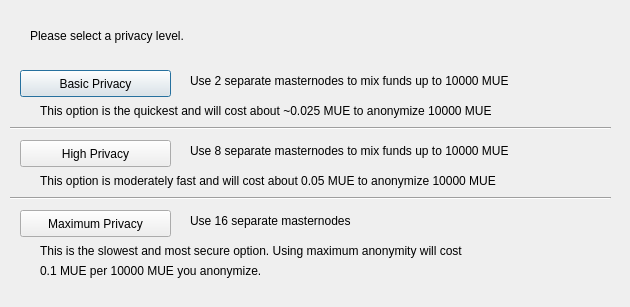
<?xml version="1.0" encoding="UTF-8"?>
<ui version="4.0">
 <class>ObfuscationConfig</class>
 <widget class="QDialog" name="ObfuscationConfig">
  <property name="geometry">
   <rect>
    <x>0</x>
    <y>0</y>
    <width>630</width>
    <height>307</height>
   </rect>
  </property>
  <property name="windowTitle">
   <string>Configure Obfuscation</string>
  </property>
  <widget class="QPushButton" name="buttonBasic">
   <property name="geometry">
    <rect>
     <x>20</x>
     <y>70</y>
     <width>151</width>
     <height>27</height>
    </rect>
   </property>
   <property name="text">
    <string>Basic Privacy</string>
   </property>
  </widget>
  <widget class="QPushButton" name="buttonHigh">
   <property name="geometry">
    <rect>
     <x>20</x>
     <y>140</y>
     <width>151</width>
     <height>27</height>
    </rect>
   </property>
   <property name="text">
    <string>High Privacy</string>
   </property>
  </widget>
  <widget class="QPushButton" name="buttonMax">
   <property name="geometry">
    <rect>
     <x>20</x>
     <y>210</y>
     <width>151</width>
     <height>27</height>
    </rect>
   </property>
   <property name="text">
    <string>Maximum Privacy</string>
   </property>
  </widget>
  <widget class="QLabel" name="label">
   <property name="geometry">
    <rect>
     <x>30</x>
     <y>20</y>
     <width>571</width>
     <height>31</height>
    </rect>
   </property>
   <property name="text">
    <string>Please select a privacy level.</string>
   </property>
  </widget>
  <widget class="QLabel" name="label_2">
   <property name="geometry">
    <rect>
     <x>190</x>
     <y>70</y>
     <width>421</width>
     <height>21</height>
    </rect>
   </property>
   <property name="text">
    <string>Use 2 separate masternodes to mix funds up to 10000 MUE</string>
   </property>
  </widget>
  <widget class="QLabel" name="label_3">
   <property name="geometry">
    <rect>
     <x>190</x>
     <y>140</y>
     <width>411</width>
     <height>21</height>
    </rect>
   </property>
   <property name="text">
    <string>Use 8 separate masternodes to mix funds up to 10000 MUE</string>
   </property>
  </widget>
  <widget class="QLabel" name="label_4">
   <property name="geometry">
    <rect>
     <x>190</x>
     <y>210</y>
     <width>421</width>
     <height>21</height>
    </rect>
   </property>
   <property name="text">
    <string>Use 16 separate masternodes</string>
   </property>
  </widget>
  <widget class="QLabel" name="label_6">
   <property name="geometry">
    <rect>
     <x>40</x>
     <y>100</y>
     <width>561</width>
     <height>21</height>
    </rect>
   </property>
   <property name="text">
    <string>This option is the quickest and will cost about ~0.025 MUE to anonymize 10000 MUE</string>
   </property>
  </widget>
  <widget class="QLabel" name="label_7">
   <property name="geometry">
    <rect>
     <x>40</x>
     <y>170</y>
     <width>561</width>
     <height>21</height>
    </rect>
   </property>
   <property name="text">
    <string>This option is moderately fast and will cost about 0.05 MUE to anonymize 10000 MUE</string>
   </property>
  </widget>
  <widget class="QLabel" name="label_8">
   <property name="geometry">
    <rect>
     <x>40</x>
     <y>240</y>
     <width>561</width>
     <height>21</height>
    </rect>
   </property>
   <property name="text">
    <string>This is the slowest and most secure option. Using maximum anonymity will cost</string>
   </property>
  </widget>
  <widget class="QLabel" name="label_9">
   <property name="geometry">
    <rect>
     <x>40</x>
     <y>260</y>
     <width>561</width>
     <height>21</height>
    </rect>
   </property>
   <property name="text">
    <string>0.1 MUE per 10000 MUE you anonymize.</string>
   </property>
  </widget>
  <widget class="Line" name="line">
   <property name="geometry">
    <rect>
     <x>10</x>
     <y>120</y>
     <width>601</width>
     <height>16</height>
    </rect>
   </property>
   <property name="orientation">
    <enum>Qt::Horizontal</enum>
   </property>
  </widget>
  <widget class="Line" name="line_2">
   <property name="geometry">
    <rect>
     <x>10</x>
     <y>190</y>
     <width>601</width>
     <height>16</height>
    </rect>
   </property>
   <property name="orientation">
    <enum>Qt::Horizontal</enum>
   </property>
  </widget>
 </widget>
 <resources/>
 <connections/>
</ui>
